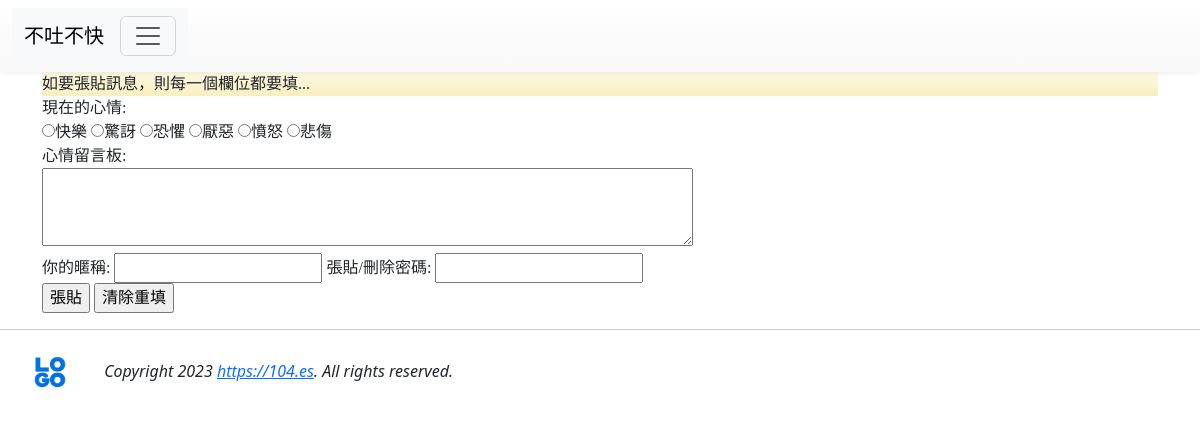
The app's page /post2/ with its own data.
### mysite/models.py (models this page shows, shortened)
class Mood(models.Model):
    status = models.CharField(max_length=10, null=False)

### mysite/views.py (the view, shortened to what this page needs)
# urls.py: path('post2/', posting2),
def posting2(request):
    moods = models.Mood.objects.all()
    message = '如要張貼訊息，則每一個欄位都要填...'
    return render(request, 'posting2.html', locals())

### mysite/templates/posting2.html (shortened to what this page needs)
{% extends 'base1.html' %}
{% block content %}
<div class='container'>
    {% if message %}
        <div class='aler alert-warning'>{{ message }}</div>
    {% endif %}
    <form name='my form' action='.' method='POST'>
        現在的心情:<br/>
        {% for m in moods %}
        <input type='radio' name='mood' value='{{ m.status }}'>{{ m.status }}
        {% endfor %}
        <br/>
        心情留言板:<br/>
        <textarea name='user_post' rows=3 cols=70></textarea><br/>
        <label for='user_id'>你的暱稱:</label>
        <input id='user_id' type='text' name='user_id'>
        <label for='user_pass'>張貼/刪除密碼:</label>
        <input id='user_pass' type='password' name='user_pass'><br/>
        <input type='submit' value='張貼'>
        <input type='reset' value='清除重填'>
    </form>
</div>
{%  endblock %}

### mysite/templates/base1.html (style rules this page uses)
h1, h2, h3, h4, h5, p, div { font-family: 微軟正黑體; }

### records on screen
Mood: status "快樂"
Mood: status "驚訝"
Mood: status "恐懼"
Mood: status "厭惡"
Mood: status "憤怒"
Mood: status "悲傷"

### other values on screen
{{ message }} "如要張貼訊息，則每一個欄位都要填..."
